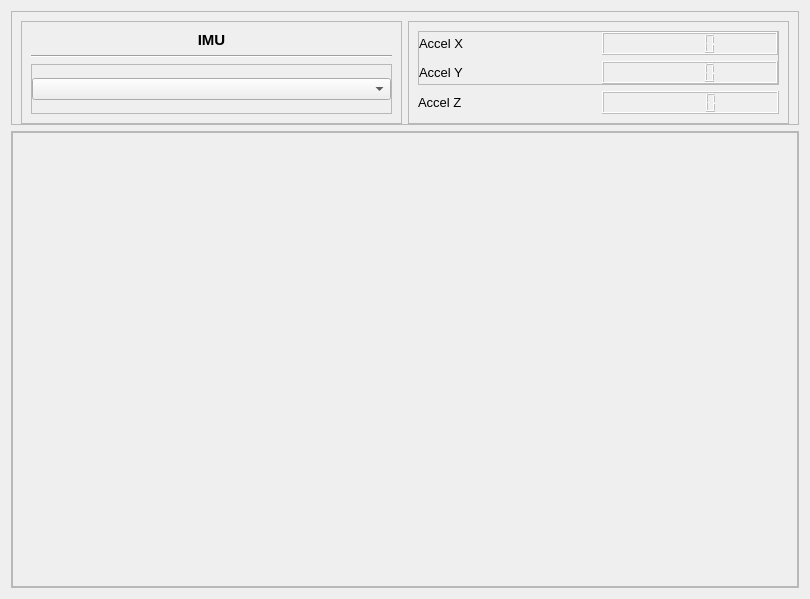
<?xml version="1.0" encoding="UTF-8"?>
<ui version="4.0">
 <class>Data_Collection</class>
 <widget class="QWidget" name="Data_Collection">
  <property name="geometry">
   <rect>
    <x>0</x>
    <y>0</y>
    <width>810</width>
    <height>599</height>
   </rect>
  </property>
  <property name="windowTitle">
   <string>Form</string>
  </property>
  <property name="styleSheet">
   <string notr="true"/>
  </property>
  <layout class="QVBoxLayout" name="verticalLayout_5" stretch="1,5">
   <item>
    <widget class="QFrame" name="frame_5">
     <property name="maximumSize">
      <size>
       <width>16777215</width>
       <height>200</height>
      </size>
     </property>
     <property name="frameShape">
      <enum>QFrame::StyledPanel</enum>
     </property>
     <property name="frameShadow">
      <enum>QFrame::Raised</enum>
     </property>
     <layout class="QHBoxLayout" name="horizontalLayout_3">
      <property name="bottomMargin">
       <number>0</number>
      </property>
      <item>
       <widget class="QFrame" name="frame_2">
        <property name="maximumSize">
         <size>
          <width>16777215</width>
          <height>200</height>
         </size>
        </property>
        <property name="frameShape">
         <enum>QFrame::StyledPanel</enum>
        </property>
        <property name="frameShadow">
         <enum>QFrame::Sunken</enum>
        </property>
        <layout class="QVBoxLayout" name="verticalLayout_3">
         <item>
          <widget class="QLabel" name="label_5">
           <property name="minimumSize">
            <size>
             <width>0</width>
             <height>18</height>
            </size>
           </property>
           <property name="maximumSize">
            <size>
             <width>16777215</width>
             <height>18</height>
            </size>
           </property>
           <property name="font">
            <font>
             <pointsize>11</pointsize>
             <weight>75</weight>
             <bold>true</bold>
            </font>
           </property>
           <property name="text">
            <string>IMU</string>
           </property>
           <property name="alignment">
            <set>Qt::AlignCenter</set>
           </property>
          </widget>
         </item>
         <item>
          <widget class="Line" name="line">
           <property name="orientation">
            <enum>Qt::Horizontal</enum>
           </property>
          </widget>
         </item>
         <item>
          <widget class="QFrame" name="frame_7">
           <property name="frameShape">
            <enum>QFrame::StyledPanel</enum>
           </property>
           <property name="frameShadow">
            <enum>QFrame::Raised</enum>
           </property>
           <layout class="QHBoxLayout" name="horizontalLayout_2">
            <property name="leftMargin">
             <number>0</number>
            </property>
            <property name="topMargin">
             <number>0</number>
            </property>
            <property name="rightMargin">
             <number>0</number>
            </property>
            <property name="bottomMargin">
             <number>0</number>
            </property>
            <item>
             <widget class="QComboBox" name="imu_combobox"/>
            </item>
           </layout>
          </widget>
         </item>
        </layout>
       </widget>
      </item>
      <item>
       <widget class="QFrame" name="frame_4">
        <property name="maximumSize">
         <size>
          <width>16777215</width>
          <height>200</height>
         </size>
        </property>
        <property name="frameShape">
         <enum>QFrame::StyledPanel</enum>
        </property>
        <property name="frameShadow">
         <enum>QFrame::Sunken</enum>
        </property>
        <layout class="QVBoxLayout" name="verticalLayout_4">
         <item>
          <widget class="QFrame" name="frame_3">
           <property name="frameShape">
            <enum>QFrame::StyledPanel</enum>
           </property>
           <property name="frameShadow">
            <enum>QFrame::Raised</enum>
           </property>
           <layout class="QVBoxLayout" name="verticalLayout_6">
            <property name="leftMargin">
             <number>0</number>
            </property>
            <property name="topMargin">
             <number>0</number>
            </property>
            <property name="rightMargin">
             <number>0</number>
            </property>
            <property name="bottomMargin">
             <number>0</number>
            </property>
            <item>
             <layout class="QHBoxLayout" name="horizontalLayout_5">
              <item>
               <widget class="QLabel" name="label_7">
                <property name="font">
                 <font>
                  <pointsize>10</pointsize>
                 </font>
                </property>
                <property name="text">
                 <string>Accel X</string>
                </property>
               </widget>
              </item>
              <item>
               <widget class="QLCDNumber" name="accel_x_lcd">
                <property name="enabled">
                 <bool>false</bool>
                </property>
                <property name="font">
                 <font>
                  <pointsize>10</pointsize>
                 </font>
                </property>
               </widget>
              </item>
             </layout>
            </item>
            <item>
             <layout class="QHBoxLayout" name="horizontalLayout_6">
              <item>
               <widget class="QLabel" name="label_8">
                <property name="font">
                 <font>
                  <pointsize>10</pointsize>
                 </font>
                </property>
                <property name="text">
                 <string>Accel Y</string>
                </property>
               </widget>
              </item>
              <item>
               <widget class="QLCDNumber" name="accel_y_lcd">
                <property name="enabled">
                 <bool>false</bool>
                </property>
                <property name="font">
                 <font>
                  <pointsize>10</pointsize>
                 </font>
                </property>
               </widget>
              </item>
             </layout>
            </item>
           </layout>
          </widget>
         </item>
         <item>
          <layout class="QHBoxLayout" name="horizontalLayout_7">
           <item>
            <widget class="QLabel" name="label">
             <property name="font">
              <font>
               <pointsize>10</pointsize>
              </font>
             </property>
             <property name="text">
              <string>Accel Z</string>
             </property>
            </widget>
           </item>
           <item>
            <widget class="QLCDNumber" name="accel_z_lcd">
             <property name="enabled">
              <bool>false</bool>
             </property>
             <property name="font">
              <font>
               <pointsize>10</pointsize>
              </font>
             </property>
            </widget>
           </item>
          </layout>
         </item>
        </layout>
       </widget>
      </item>
     </layout>
    </widget>
   </item>
   <item>
    <widget class="QFrame" name="frame">
     <property name="frameShape">
      <enum>QFrame::StyledPanel</enum>
     </property>
     <property name="frameShadow">
      <enum>QFrame::Raised</enum>
     </property>
     <layout class="QHBoxLayout" name="horizontalLayout_9" stretch="3">
      <property name="leftMargin">
       <number>0</number>
      </property>
      <property name="topMargin">
       <number>0</number>
      </property>
      <property name="rightMargin">
       <number>0</number>
      </property>
      <property name="bottomMargin">
       <number>0</number>
      </property>
      <item>
       <widget class="QFrame" name="graph_frame">
        <property name="frameShape">
         <enum>QFrame::StyledPanel</enum>
        </property>
        <property name="frameShadow">
         <enum>QFrame::Raised</enum>
        </property>
        <layout class="QGridLayout" name="gridLayout">
         <item row="0" column="0">
          <layout class="QGridLayout" name="graph_layout"/>
         </item>
        </layout>
       </widget>
      </item>
     </layout>
    </widget>
   </item>
  </layout>
 </widget>
 <resources/>
 <connections/>
</ui>
